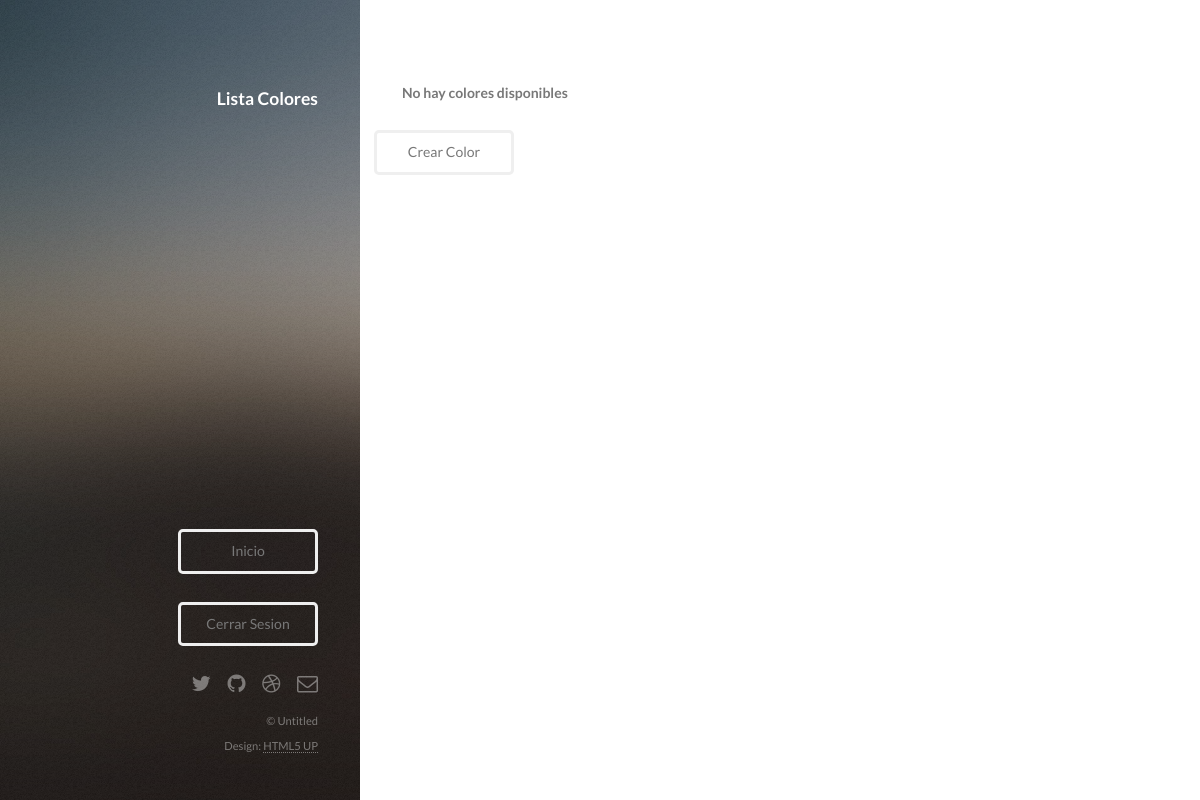
The app's page /stock/lista-colores/ (signed in), older data.
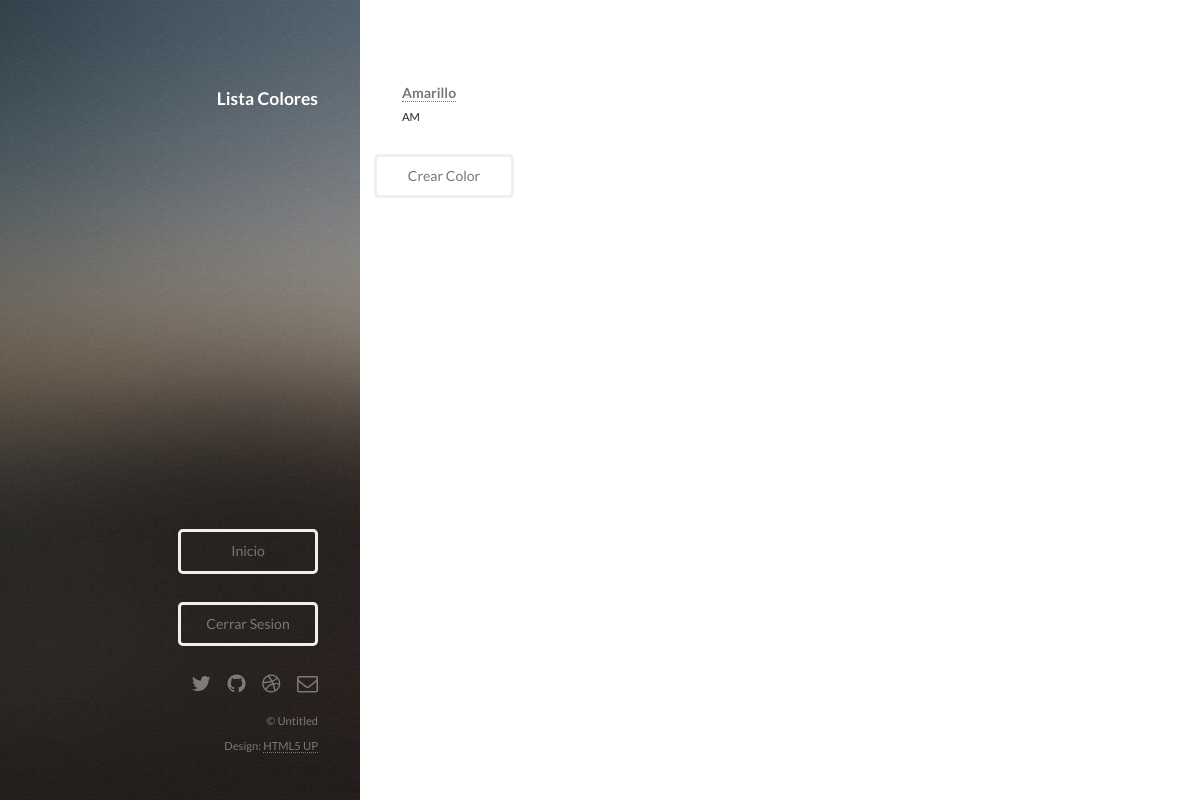
The same page, newer data.
### stock/models.py (models this page shows, shortened)
class Color(models.Model):
	codigo = models.CharField(max_length=5)
	nombre = models.CharField(max_length=20)

### stock/views.py (the view)
class ListaColoresView(ListView):
    model = Color
    template_name = 'lista_colores.html'

### stock/templates/lista_colores.html (shortened to what this page needs)
{% load staticfiles %}
<!DOCTYPE HTML>
<html>
<head>
    <link rel="stylesheet" href=" {% static 'assets/css/main.css' %}" />
</head>
<body id="top">
    <header id="header">
        <div class="inner">
            <h1>
                <strong>Lista Colores</strong>
                <br />
        </div>
    </header>
    <div id="main">
        <section id="one">
            <div class="row">
                {% for color in object_list %}
                <article class="6u 12u$(xsmall) work-item">
                    <h3>
                        <a href="/stock/color/{{color.codigo}}" class="header">{{ color.nombre }}</a>
                    </h3>
                    <p>
                        {{ color.codigo }}
                    </p>
                </article>
                {% empty %}
                <article class="6u 12u$(xsmall) work-item">
                    <h3>No hay colores disponibles</h3>
                </article>
                {% endfor %}
            </div>
            <div class="row">
                <a class="button" href="/stock/crear-color/">Crear Color</a>
            </div>
        </section>
    </div>
    <footer id="footer">
        <div class="inner">
            {% if user.is_authenticated %}
            <ul>
                <a href="/" class="button">Inicio</a>
            </ul>
            <ul>
                <a href="/accounts/logout" class="button">Cerrar Sesion</a>
            </ul>
            {% else %}
            <ul>
                <a href="/accounts/login" class="button">Iniciar Sesion</a>
            </ul>
            {% endif %}
            <ul class="icons">
                <li>
                    <a href="#" class="icon fa-twitter">
                    </a>
                </li>
                <li>
                    <a href="#" class="icon fa-github">
                    </a>
                </li>
                <li>
                    <a href="#" class="icon fa-dribbble">
                    </a>
                </li>
                <li>
                    <a href="#" class="icon fa-envelope-o">
                    </a>
                </li>
            </ul>
            <ul class="copyright">
                <li>&copy; Untitled</li>
                <li>Design:
                    <a href="http://html5up.net">HTML5 UP</a>
                </li>
            </ul>
        </div>
    </footer>
    <link href="{% static 'semantic-ui/semantic.min.css' %}" rel="stylesheet">
</body>
</html>

Row changes from the older to the newer data that the page shows:
added Color: nombre "Amarillo", codigo "AM"
Text that changed along with them:
text no longer shown: "No hay colores disponibles"
